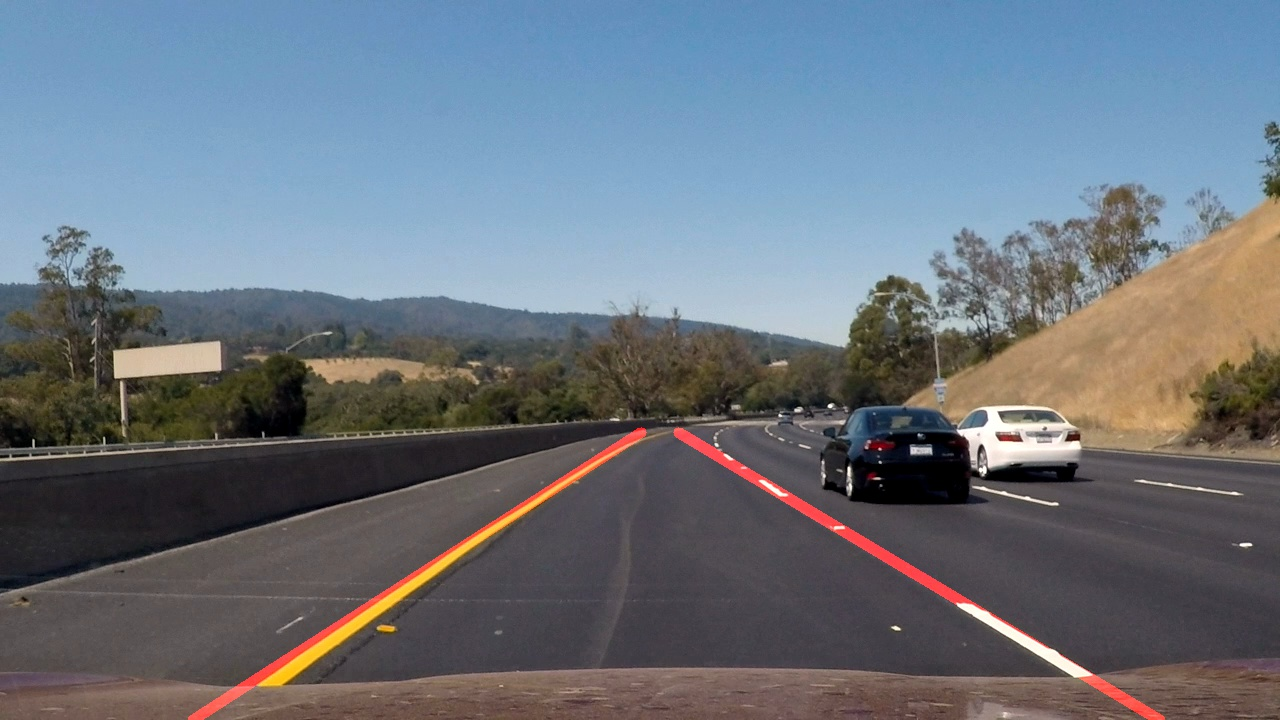
#> input picture 1.jpg, 1280 x 720 px, given in place of the camera
$ python main_video_input.py
#> lines starting #> are read from the running program, lines starting #| are printed output that depends on the picture; after the words box and inside, x2 and y2 are one past the last pixel; in counts of white or black regions, pixels touching at a corner belong together
### lane_line.py
from config import *
import matplotlib.pyplot as plt
import matplotlib.image as mpimg
import cv2

"""apply grayscale transform"""
def grayscale(img):
    return cv2.cvtColor(img, cv2.COLOR_RGB2GRAY)

"""apply canny transform"""
def canny(img, low_threshold, high_threshold):
    return cv2.Canny(img, low_threshold, high_threshold)

"""apply gaussian blur"""
def gaussian_blur(img, kernel_size):
    return cv2.GaussianBlur(img, (kernel_size, kernel_size), 0)

"""apply a trapezoid region of interest bounded by the vertices"""
def region_of_interest(img, vertices):
    #defining a blank mask to start with
    mask = np.zeros_like(img)

    #defining a 3 channel or 1 channel color to fill the mask with depending on the input image
    if len(img.shape) > 2:
        channel_count = img.shape[2]  # i.e. 3 or 4 depending on your image
        ignore_mask_color = (255,) * channel_count
    else:
        ignore_mask_color = 255

    #filling pixels inside the polygon defined by "vertices" with the fill color
    cv2.fillPoly(mask, vertices, ignore_mask_color)

    #returning the image only where mask pixels are nonzero
    masked_image = cv2.bitwise_and(img, mask)
    return masked_image

"""given a slope-intercept form of a line and y-coordinate, return x-coordinate"""
def get_x(slope, intercept, y):
    return int((y - intercept)/slope)

"""given a slope-intercept form of a line and x-coordinate, return y-coordinate"""
def get_y(slope, intercept, x):
    return int(x*slope + intercept)

"""given scattered points obtained from hough transform, approximate and plot line(s)"""
def draw_lines(img, lines, roi_height, color=[ 255, 0, 0], thickness=10):
    global SAVED_LB, SAVED_LT, SAVED_RB, SAVED_RT, ACTIVE, ALARM, threshold
    left_x = []
    left_y = []
    right_x = []
    right_y = []
    height, width = img.shape[0], img.shape[1]
    top_y, bot_y = int(roi_height*height), height

    # if fail to detect lanes on a specific frame
    if lines is None:
        if SAVED_LB == None or SAVED_LT == None or SAVED_RB == None or SAVED_RT == None:
            if ALARM > threshold:
                ALARM = ALARM + 1
                return -2
            ALARM = ALARM + 1
        else:
            cv2.line(img, (SAVED_LB, bot_y),(SAVED_LT, top_y), color, thickness)
            cv2.line(img, (SAVED_RB, bot_y),(SAVED_RT, top_y), color, thickness)
            if ALARM > threshold:
                ALARM = ALARM + 1
                return -2
            ALARM = ALARM + 1
            return 0
        return 0

    ALARM = 0;
    # classify points into two catogories
    for line in lines:
        for x1,y1,x2,y2 in line:
            if x1 < width/2: # if point in left half-plane
                left_x.extend([x1, x2])
                left_y.extend([y1, y2])
            elif x1 >= width/2: # if point in right half-plane
                right_x.extend([x1, x2])
                right_y.extend([y1, y2])

    if len(left_x) <= 1 or len(right_x) <= 1:
        if ACTIVE:
            cv2.line(img, (SAVED_LB, bot_y),(SAVED_LT, top_y), color, thickness)
            cv2.line(img, (SAVED_RB, bot_y),(SAVED_RT, top_y), color, thickness)
        return 0;

    # obtain linear regression on left side
    left_slope, left_int = np.polyfit(left_x, left_y, 1)
    left_bot_x = get_x(left_slope, left_int, bot_y)
    left_top_x = get_x(left_slope, left_int, top_y)

    # obtain linear regression on right side
    right_slope, right_int = np.polyfit(right_x, right_y, 1)
    right_bot_x = get_x(right_slope, right_int, bot_y)
    right_top_x = get_x(right_slope, right_int, top_y)

    # render pivot points
    if ACTIVE:
        SAVED_LB = int(0.5*left_bot_x + 0.5*SAVED_LB)
        SAVED_LT = int(0.5*left_top_x + 0.5*SAVED_LT)
        SAVED_RB = int(0.5*right_bot_x + 0.5*SAVED_RB)
        SAVED_RT = int(0.5*right_top_x + 0.5*SAVED_RT)
    else:
        SAVED_LB = left_bot_x
        SAVED_LT = left_top_x
        SAVED_RB = right_bot_x
        SAVED_RT = right_top_x
        ACTIVE = True

    left_distance = (SAVED_LT-SAVED_LB)
    right_distance = (SAVED_RB-SAVED_RT)

    ''' print ("left: "+str(left_distance), flush=True)
    print ("right: "+str(right_distance), flush=True)
    print(" ", flush=True) '''
    middle_t = (SAVED_RT - SAVED_LT)/2 + SAVED_LT
    middle_b = width/2

    cv2.line(img, (SAVED_LB, bot_y),(SAVED_LT, top_y), color, thickness)
    cv2.line(img, (SAVED_RB, bot_y),(SAVED_RT, top_y), color, thickness)
    cv2.line(img, (int(middle_b), bot_y),(int(middle_t), top_y), [0, 255, 0], thickness)

    if middle_t - middle_b > 15:
        return 1
    elif middle_b - middle_t > 15:
        return -1
    else:
        return 0

"""return an image with hough lines overlay"""
def hough_lines(img, rho, theta, threshold, min_line_len, max_line_gap, roi_height):
    lines = cv2.HoughLinesP(img, rho, theta, threshold, np.array([]), minLineLength=min_line_len, maxLineGap=max_line_gap)
    line_img = np.zeros((img.shape[0], img.shape[1], 3), dtype=np.uint8)
    signal = draw_lines(line_img, lines, roi_height)
    return line_img, signal

"""add overlay image to the original image"""
def weighted_img(img, initial_img, α=0.8, β=1., λ=0.):
    return cv2.addWeighted(initial_img, α, img, β, λ)

"""filter out the color defined by the low threshold and high threshold"""
def color_filter(img, lo_list, hi_list):
    return (img[:,:,0] < lo_list[0]) | (img[:,:,0] > hi_list[0]) | \
    (img[:,:,1] < lo_list[1]) | (img[:,:,1] > hi_list[1]) | \
    (img[:,:,2] < lo_list[2]) | (img[:,:,2] > hi_list[2])

"""process a single image frame to find the lane(s)"""
def process_image(image):
    ysize = image.shape[0]
    xsize = image.shape[1]

    # select only white and yellow color
    color_layer = np.copy(image)
    hls_layer = cv2.cvtColor(color_layer, cv2.COLOR_RGB2HLS)
    white_filter = color_filter(color_layer, white_lo, white_hi)
    yellow_filter = color_filter(hls_layer, yellow_lo, yellow_hi)
    color_layer[yellow_filter & white_filter] = [0,0,0]

    # obtain the canny edges
    gray_layer = grayscale(color_layer)
    gray_layer = gaussian_blur(gray_layer, kernel_size)
    edges = canny(gray_layer, low_threshold, high_threshold)

    # obtain roi
    vertices = np.array([[(xsize*bot_pad, ysize), \
    (xsize*top_pad, ysize*h_pad), \
    (xsize*(1-top_pad), ysize*h_pad), \
    (xsize*(1-bot_pad),ysize)]], dtype=np.int32)
    edges = region_of_interest(edges, vertices)

    # add hough transform
    lines, signal = hough_lines(edges, rho, theta, threshold, min_line_length, max_line_gap, h_pad)
    result = weighted_img(lines, image, 1, 1)

    return result, signal

### main_video_input.py
from lane_line import *
from config import *
from moviepy.editor import VideoFileClip
import os

if __name__ == '__main__':
    global SAVED_LB, SAVED_LT, SAVED_RB, SAVED_RT, ACTIVE
    SAVED_LB, SAVED_LT, SAVED_RB, SAVED_RT = None, None, None, None
    ACTIVE = False

    #vc = cv2.VideoCapture(os.getcwd()+"/source/input2.mp4")
    vc = cv2.VideoCapture(0)
    if vc.isOpened():
        rval , img = vc.read()
#> img is the input picture: shape (720, 1280, 3); mean B, G, R 124.8, 115.2, 106.9
    else:
        rval = False

    while rval:
        result, signal = process_image(img)
#> in process_image, `hls_layer = cv2.cvtColor(color_layer, cv2.COLOR_RGB2HLS)`: hls_layer: shape (720, 1280, 3); mean of channels 0, 1, 2 75.8, 115.6, 63
#> in color_filter, `return (img[:,:,0] < lo_list[0]) | (img[:,:,0] > hi_list[0]) | \ (img[..`:
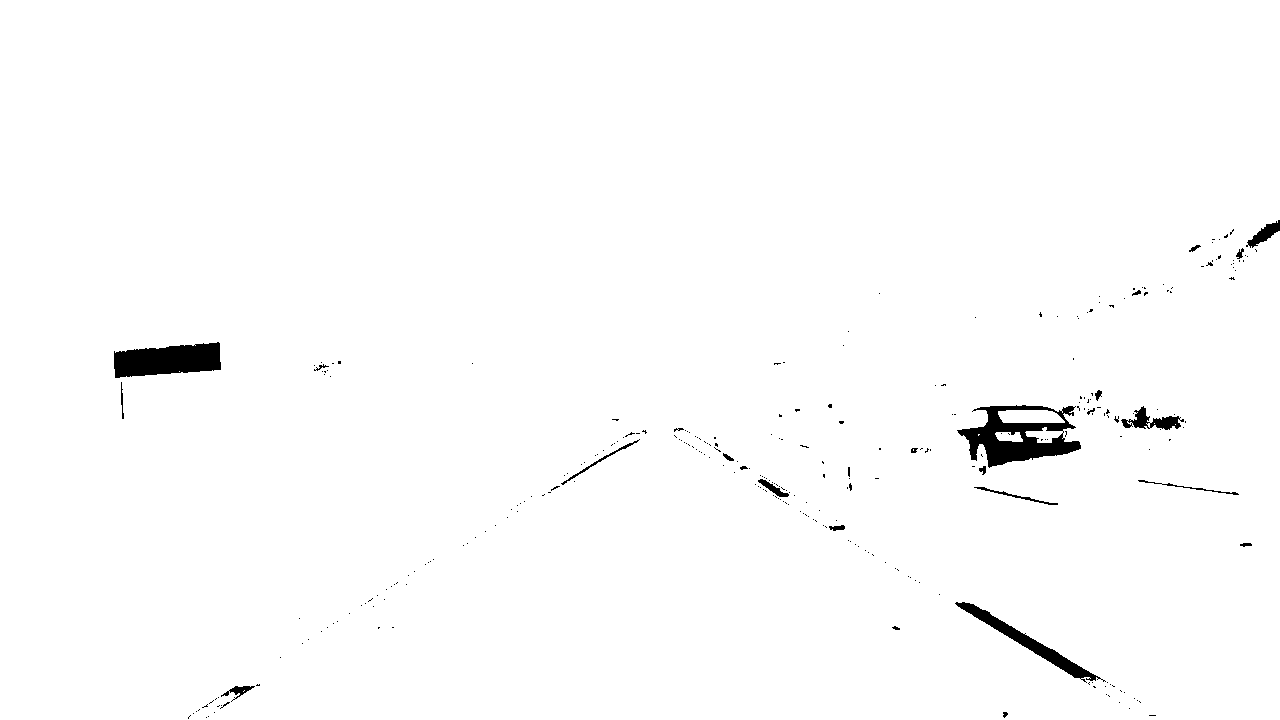
#> returned value: shape (720, 1280) bool; 98.8% white; 307 black regions (281 under 20 px), largest, box (x1, y1, x2, y2) and area: (957, 405, 1081, 468) 3632, (114, 342, 221, 378) 2842, (955, 602, 1106, 683) 1650
#> in color_filter (call 2), `return (img[:,:,0] < lo_list[0]) | (img[:,:,0] > hi_list[0]) | \ (img[..`: returned value: shape (720, 1280) bool; 100% white; black in thin lines or dots, all inside (x1, y1, x2, y2) = (81, 194, 1260, 257)
#> in canny, `return cv2.Canny(img, low_threshold, high_threshold)`: returned value: shape (720, 1280); 0.48% white in thin lines or dots, all inside (x1, y1, x2, y2) = (113, 197, 1280, 720)
#> in region_of_interest, `cv2.fillPoly(mask, vertices, ignore_mask_color)`: mask: shape (720, 1280); 18.5% white; 1 white region, box (x1, y1, x2, y2) and area: (99, 432, 1181, 720) 170412
#> in region_of_interest, `masked_image = cv2.bitwise_and(img, mask)`:
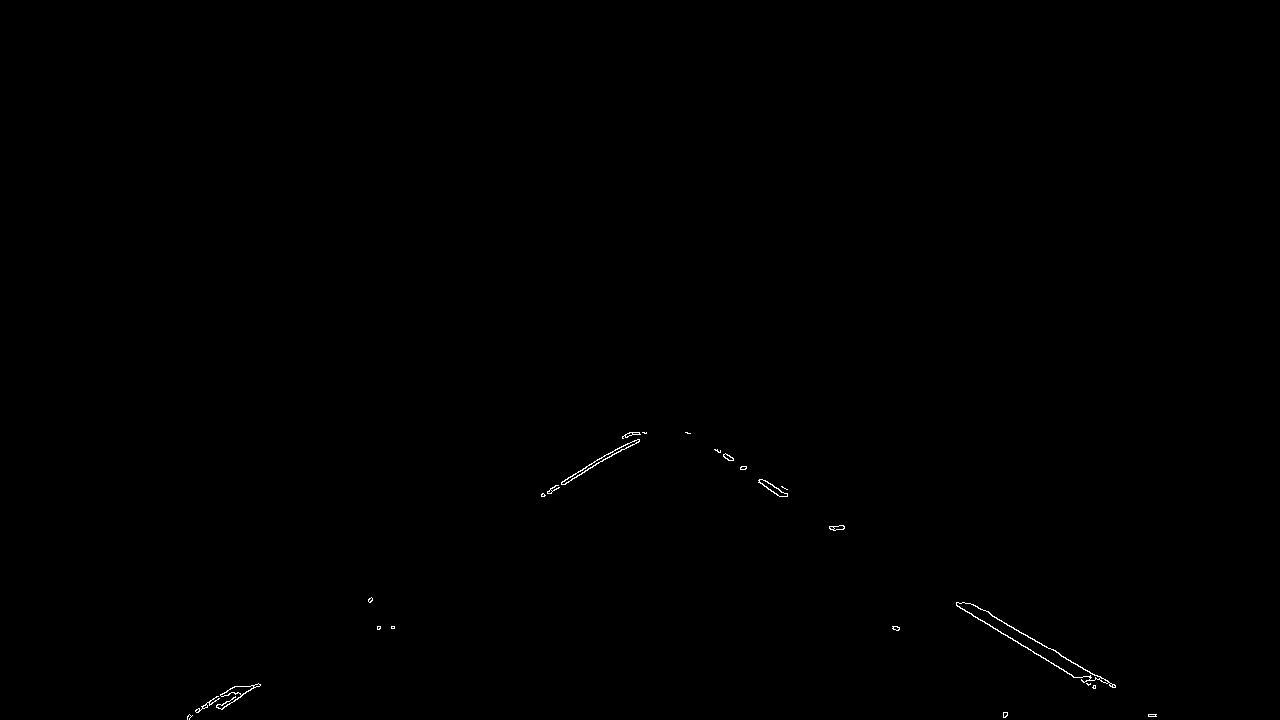
#> masked_image: shape (720, 1280); 0.15% white in thin lines or dots, all inside (x1, y1, x2, y2) = (187, 432, 1157, 720)
#> in hough_lines, `lines = cv2.HoughLinesP(img, rho, theta, threshold, np.array([]), minL..`: lines = 13 rows, first 6: [829, 528, 1095, 688], [759, 481, 1115, 687], [187, 716, 372, 600], [957, 606, 1094, 688], [549, 493, 644, 432], [541, 494, 621, 446]
#> the loop in draw_lines, `for line in lines:` made 13 passes
#> line on passes 1 to 12: [[829, 528, 1095, 688]], [[759, 481, 1115, 687]], [[187, 716, 372, 600]], [[957, 606, 1094, 688]], [[549, 493, 644, 432]], [[541, 494, 621, 446]], [[551, 493, 644, 433]], [[740, 469, 1115, 686]], [[687, 432, 1095, 687]], [[767, 488, 1112, 687]], [[189, 718, 371, 600]], [[189, 719, 380, 626]]
#> after the loop in draw_lines, `for line in lines:`: left_x = [187, 372, 549, 644, 541, 621, 551, 644, 189, 371, 189, 380, 543, 646]; left_y = [716, 600, 493, 432, 494, 446, 493, 433, 718, 600, 719, 626, 496, 432]; right_x = [829, 1095, 759, 1115, 957, 1094, 740, 1115, 687, 1095, 767, 1112]; right_y = [528, 688, 481, 687, 606, 688, 469, 686, 432, 687, 488, 687]
#> in draw_lines, `left_slope, left_int = np.polyfit(left_x, left_y, 1)`: left_slope = -0.63; left_int = 839
#> in draw_lines, `left_bot_x = get_x(left_slope, left_int, bot_y)`: left_bot_x = 188
#> in draw_lines, `left_top_x = get_x(left_slope, left_int, top_y)`: left_top_x = 646
#> in draw_lines, `right_slope, right_int = np.polyfit(right_x, right_y, 1)`: right_slope = 0.598; right_int = 27.44
#> in draw_lines, `right_bot_x = get_x(right_slope, right_int, bot_y)`: right_bot_x = 1157
#> in draw_lines, `right_top_x = get_x(right_slope, right_int, top_y)`: right_top_x = 676
#> in draw_lines, `SAVED_LB = left_bot_x`: SAVED_LB = 188
#> in draw_lines, `SAVED_LT = left_top_x`: SAVED_LT = 646
#> in draw_lines, `SAVED_RB = right_bot_x`: SAVED_RB = 1157
#> in draw_lines, `SAVED_RT = right_top_x`: SAVED_RT = 676
#> in draw_lines, `left_distance = (SAVED_LT-SAVED_LB)`: left_distance = 458
#> in draw_lines, `right_distance = (SAVED_RB-SAVED_RT)`: right_distance = 481
#> in draw_lines, `middle_t = (SAVED_RT - SAVED_LT)/2 + SAVED_LT`: middle_t = 661
#> in draw_lines, `cv2.line(img, (int(middle_b), bot_y),(int(middle_t), top_y), [0, 255, ..`:
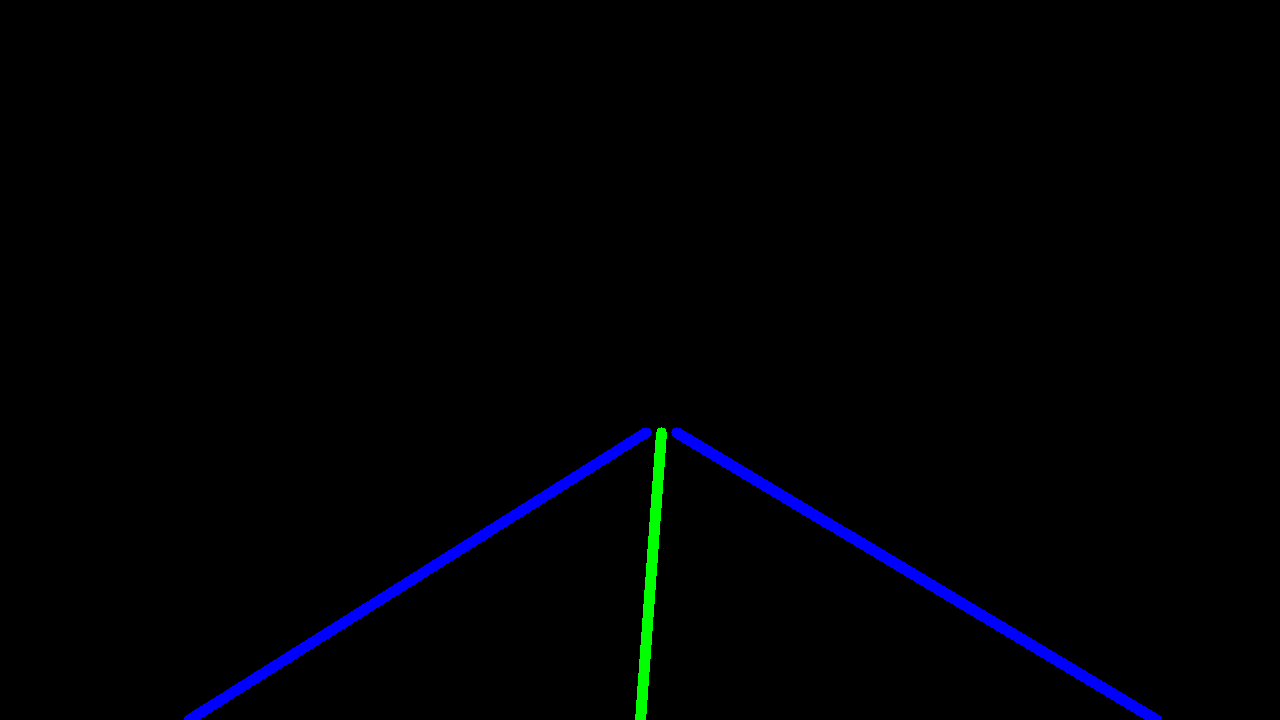
#> img: shape (720, 1280, 3); mean of channels 0, 1, 2 3.4, 0.9, 0; drawn as B, G, R
#> in hough_lines, `signal = draw_lines(line_img, lines, roi_height)`: signal = 1
#> signal = 1
        #print left, neutral right
        if signal == 0:
            text = "neutral"
            rect = [(90, 170), (235, 210)]
        elif signal == -1:
            text = "left"
            rect = [(90, 170), (165, 210)]
        elif signal == 1:
            text = "right"
            rect = [(90, 170), (195, 210)]
        else:
            text = "WARNING NO LANE DETECTED"
            rect = [(90, 170), (600, 210)]
        font = cv2.FONT_HERSHEY_COMPLEX
        cv2.putText(result,text,(100,200), font, 1,(0, 0, 255),2)
        cv2.rectangle(result, rect[0], rect[1], (0, 0, 255), 2)
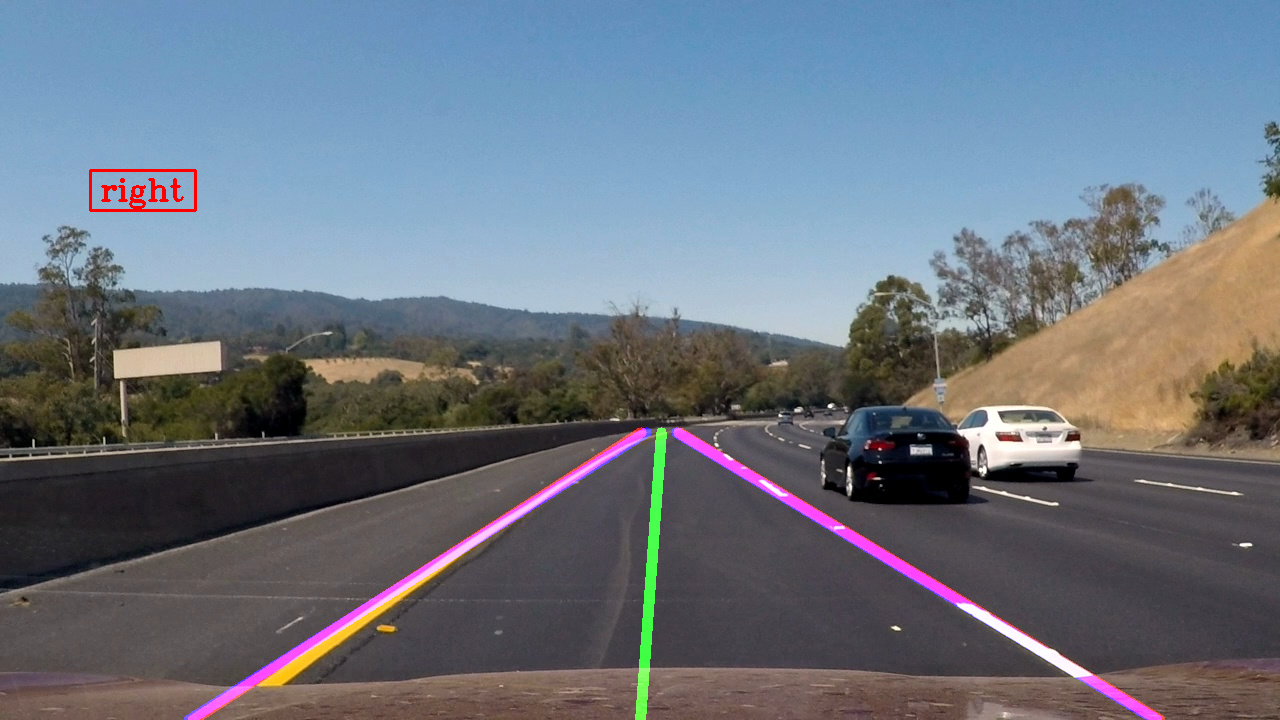
#> result: shape (720, 1280, 3); mean of channels 0, 1, 2 126.6, 115.5, 107.1; drawn as B, G, R
        cv2.imshow("image",result)

        if cv2.waitKey(1) & 0xFF == ord('q'):
#> (key q is pressed here)
            break
        rval, img = vc.read()
    vc.release()
    cv2.destroyAllWindows()
